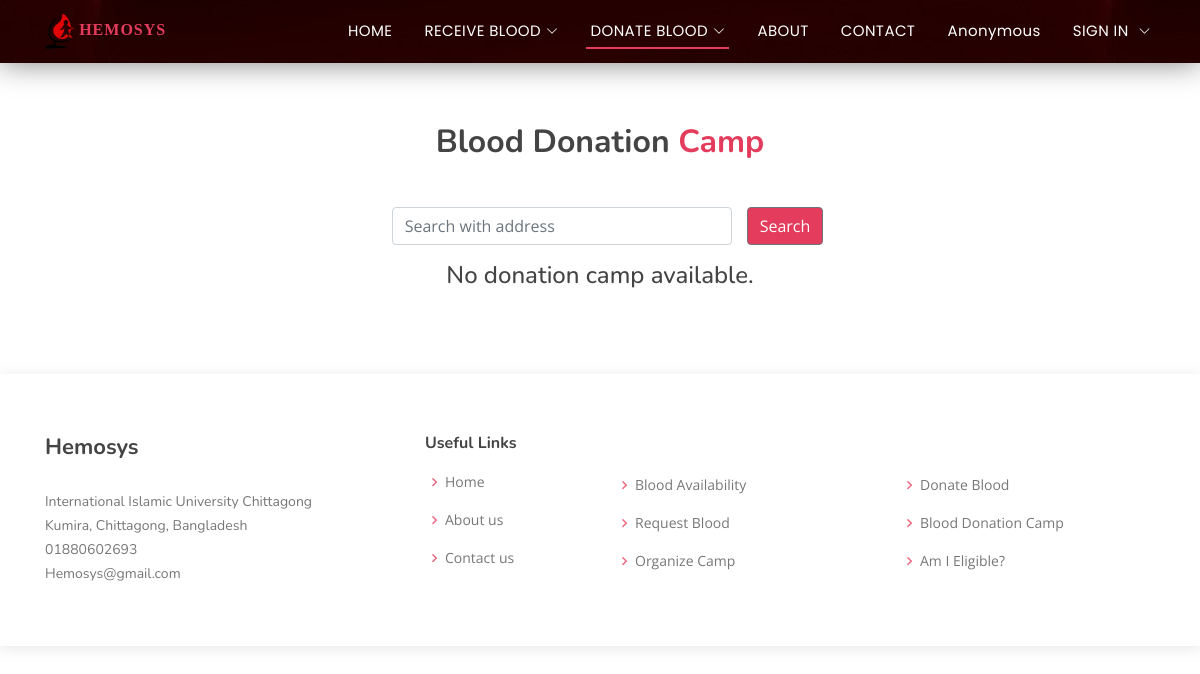
Before: /donor/blood-donation-camp/ with the older database file.
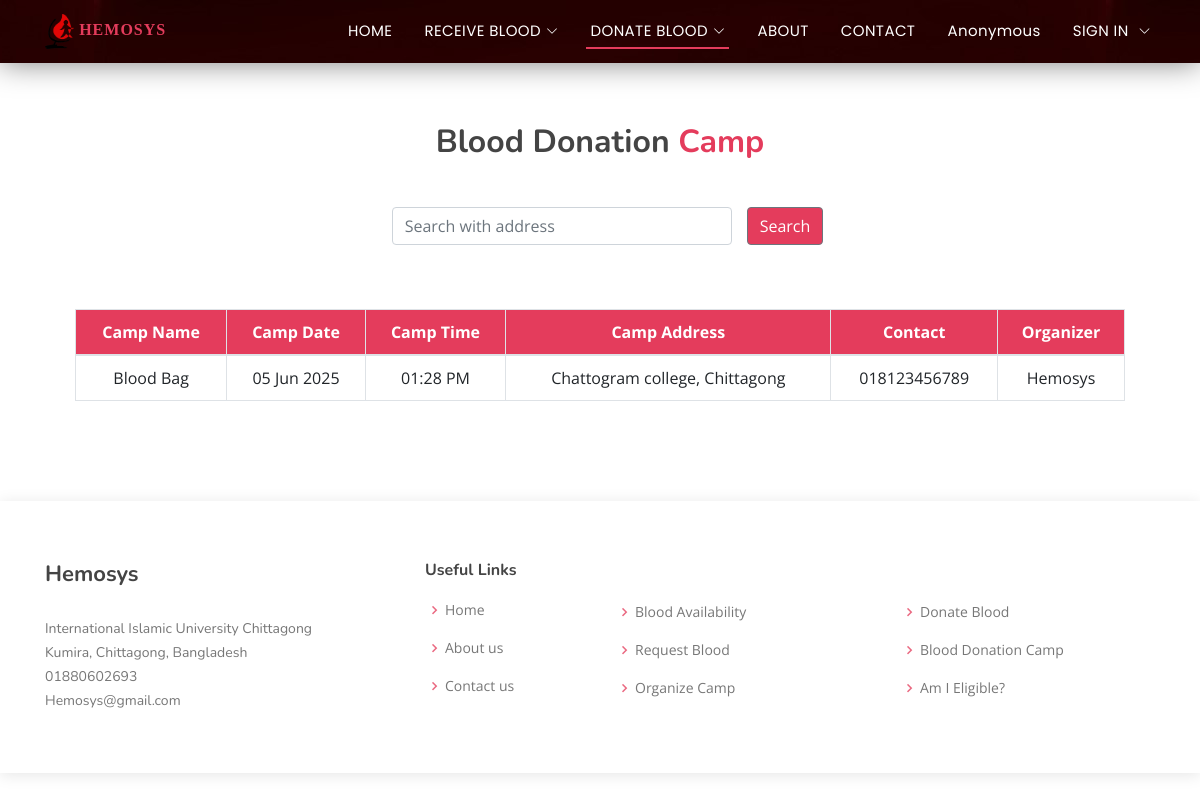
After: the same page with the newer database file.
### Recipient/models.py (models this page shows)
class donationCamp(models.Model):
    campname = models.CharField(max_length=150, verbose_name="Name")
    campdate = models.DateField(max_length=150, verbose_name="Date")
    camptime = models.TimeField(max_length=150, verbose_name="Time")
    campaddress = models.TextField(verbose_name="Location")
    campcontact = models.CharField(max_length=150, verbose_name="Contact")
    camporganizer = models.TextField(verbose_name="Organizer")
    class Meta:
        verbose_name = "Organized Camp"
        verbose_name_plural = "Organized Camp"

### donor/views.py (the view)
# urls.py: path('blood-donation-camp/', donation_camp, name="donationcamp"),
def donation_camp(request):
    campdata = donationCamp.objects.all()
    if request.method == "GET":
            st=request.GET.get('search')
            if st != None:
                campdata=donationCamp.objects.filter(campaddress__icontains = st)
    data={
        'campdata' : campdata,
    }
    return render(request, 'donationcamp.html', data)

### templates/donationcamp.html (shortened to what this page needs)
{% extends 'base.html' %}
{% block content %}
  <section id="bdc" class="bdc">
    <div class="container">
      <div class="section-title">
        <br><br>
        <h3>Blood Donation <span>Camp</span></h3>
      </div>
      <div class="container mt-3 mb-3">
        <form method="GET" action="">
          <div class="row d-flex justify-content-center">
            <div class="col-md-4">
              <div class="form-group">
                <input type="text" class="form-control" id="search" name="search" placeholder="Search with address">
              </div>
            </div>
            <button type="submit" class="btn btn-secondary" style="background-color: #e43c5c; height: 20%">Search</button>
        </form>
      </div>
      {% if campdata %}
      <div class="container mt-5">
        <table class="table table-bordered">
          <thead>
            <tr>
              <th>Camp Name</th>
              <th>Camp Date</th>
              <th>Camp Time</th>
              <th>Camp Address</th>
              <th>Contact</th>
              <th>Organizer</th>
            </tr>
          </thead>
          <tbody>
            {% for n in campdata%}
            <tr>
              <td>{{n.campname}}</td>
              <td>{{n.campdate | date:"d M Y"}}
              <td>{{n.camptime | date:"h:i A"}}</td>
              <td>{{n.campaddress}}</td>
              <td>{{n.campcontact}}</td>
              <td>{{n.camporganizer}}</td>
            </tr>
            {% endfor %}
          </tbody>
        </table><br>
      </div>
      {% else %}
      <div class="col d-flex justify-content-center">
        <h4>No donation camp available.</h4>
      </div>
      {% endif %}
    </div>
  </section>
{% endblock content %}

Changed rows visible on the page:
added donationCamp: campname "Blood Bag", campdate "05 Jun 2025", camptime "01:28 PM", campaddress "Chattogram college, Chittagong", campcontact "018123456789", camporganizer "Hemosys"
Other visible differences:
text no longer shown: "No donation camp available."
text now shown: "Camp Name Camp Date Camp Time Camp Address Contact Organizer"
